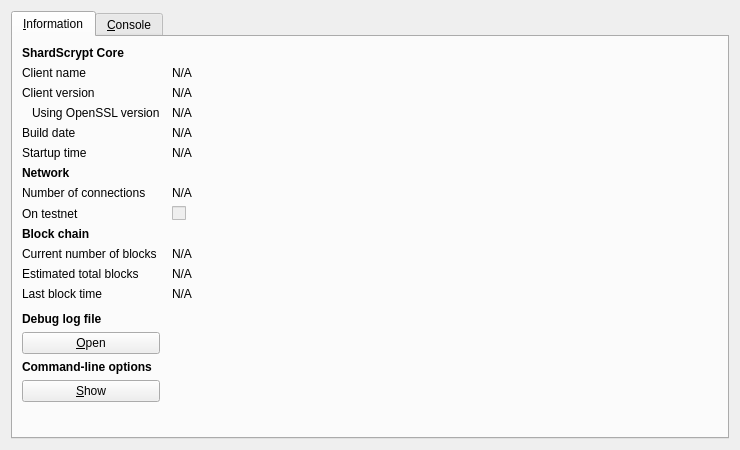
<?xml version="1.0" encoding="UTF-8"?>
<ui version="4.0">
 <class>RPCConsole</class>
 <widget class="QDialog" name="RPCConsole">
  <property name="geometry">
   <rect>
    <x>0</x>
    <y>0</y>
    <width>740</width>
    <height>450</height>
   </rect>
  </property>
  <property name="windowTitle">
   <string>ShardScrypt - Debug window</string>
  </property>
  <layout class="QVBoxLayout" name="verticalLayout_2">
   <item>
    <widget class="QTabWidget" name="tabWidget">
     <property name="currentIndex">
      <number>0</number>
     </property>
     <widget class="QWidget" name="tab_info">
      <attribute name="title">
       <string>&amp;Information</string>
      </attribute>
      <layout class="QGridLayout" name="gridLayout" columnstretch="0,1">
       <property name="horizontalSpacing">
        <number>12</number>
       </property>
       <item row="0" column="0">
        <widget class="QLabel" name="label_9">
         <property name="font">
          <font>
           <weight>75</weight>
           <bold>true</bold>
          </font>
         </property>
         <property name="text">
          <string>ShardScrypt Core</string>
         </property>
        </widget>
       </item>
       <item row="1" column="0">
        <widget class="QLabel" name="label_5">
         <property name="text">
          <string>Client name</string>
         </property>
        </widget>
       </item>
       <item row="1" column="1">
        <widget class="QLabel" name="clientName">
         <property name="cursor">
          <cursorShape>IBeamCursor</cursorShape>
         </property>
         <property name="text">
          <string>N/A</string>
         </property>
         <property name="textFormat">
          <enum>Qt::PlainText</enum>
         </property>
         <property name="textInteractionFlags">
          <set>Qt::LinksAccessibleByMouse|Qt::TextSelectableByKeyboard|Qt::TextSelectableByMouse</set>
         </property>
        </widget>
       </item>
       <item row="2" column="0">
        <widget class="QLabel" name="label_6">
         <property name="text">
          <string>Client version</string>
         </property>
        </widget>
       </item>
       <item row="2" column="1">
        <widget class="QLabel" name="clientVersion">
         <property name="cursor">
          <cursorShape>IBeamCursor</cursorShape>
         </property>
         <property name="text">
          <string>N/A</string>
         </property>
         <property name="textFormat">
          <enum>Qt::PlainText</enum>
         </property>
         <property name="textInteractionFlags">
          <set>Qt::LinksAccessibleByMouse|Qt::TextSelectableByKeyboard|Qt::TextSelectableByMouse</set>
         </property>
        </widget>
       </item>
       <item row="3" column="0">
        <widget class="QLabel" name="label_14">
         <property name="text">
          <string>Using OpenSSL version</string>
         </property>
         <property name="indent">
          <number>10</number>
         </property>
        </widget>
       </item>
       <item row="3" column="1">
        <widget class="QLabel" name="openSSLVersion">
         <property name="cursor">
          <cursorShape>IBeamCursor</cursorShape>
         </property>
         <property name="text">
          <string>N/A</string>
         </property>
         <property name="textFormat">
          <enum>Qt::PlainText</enum>
         </property>
         <property name="textInteractionFlags">
          <set>Qt::LinksAccessibleByMouse|Qt::TextSelectableByKeyboard|Qt::TextSelectableByMouse</set>
         </property>
        </widget>
       </item>
       <item row="4" column="0">
        <widget class="QLabel" name="label_12">
         <property name="text">
          <string>Build date</string>
         </property>
        </widget>
       </item>
       <item row="4" column="1">
        <widget class="QLabel" name="buildDate">
         <property name="cursor">
          <cursorShape>IBeamCursor</cursorShape>
         </property>
         <property name="text">
          <string>N/A</string>
         </property>
         <property name="textFormat">
          <enum>Qt::PlainText</enum>
         </property>
         <property name="textInteractionFlags">
          <set>Qt::LinksAccessibleByMouse|Qt::TextSelectableByKeyboard|Qt::TextSelectableByMouse</set>
         </property>
        </widget>
       </item>
       <item row="5" column="0">
        <widget class="QLabel" name="label_13">
         <property name="text">
          <string>Startup time</string>
         </property>
        </widget>
       </item>
       <item row="5" column="1">
        <widget class="QLabel" name="startupTime">
         <property name="cursor">
          <cursorShape>IBeamCursor</cursorShape>
         </property>
         <property name="text">
          <string>N/A</string>
         </property>
         <property name="textFormat">
          <enum>Qt::PlainText</enum>
         </property>
         <property name="textInteractionFlags">
          <set>Qt::LinksAccessibleByMouse|Qt::TextSelectableByKeyboard|Qt::TextSelectableByMouse</set>
         </property>
        </widget>
       </item>
       <item row="6" column="0">
        <widget class="QLabel" name="label_11">
         <property name="font">
          <font>
           <weight>75</weight>
           <bold>true</bold>
          </font>
         </property>
         <property name="text">
          <string>Network</string>
         </property>
        </widget>
       </item>
       <item row="7" column="0">
        <widget class="QLabel" name="label_7">
         <property name="text">
          <string>Number of connections</string>
         </property>
        </widget>
       </item>
       <item row="7" column="1">
        <widget class="QLabel" name="numberOfConnections">
         <property name="cursor">
          <cursorShape>IBeamCursor</cursorShape>
         </property>
         <property name="text">
          <string>N/A</string>
         </property>
         <property name="textFormat">
          <enum>Qt::PlainText</enum>
         </property>
         <property name="textInteractionFlags">
          <set>Qt::LinksAccessibleByMouse|Qt::TextSelectableByKeyboard|Qt::TextSelectableByMouse</set>
         </property>
        </widget>
       </item>
       <item row="8" column="0">
        <widget class="QLabel" name="label_8">
         <property name="text">
          <string>On testnet</string>
         </property>
        </widget>
       </item>
       <item row="8" column="1">
        <widget class="QCheckBox" name="isTestNet">
         <property name="enabled">
          <bool>false</bool>
         </property>
         <property name="text">
          <string/>
         </property>
        </widget>
       </item>
       <item row="9" column="0">
        <widget class="QLabel" name="label_10">
         <property name="font">
          <font>
           <weight>75</weight>
           <bold>true</bold>
          </font>
         </property>
         <property name="text">
          <string>Block chain</string>
         </property>
        </widget>
       </item>
       <item row="10" column="0">
        <widget class="QLabel" name="label_3">
         <property name="text">
          <string>Current number of blocks</string>
         </property>
        </widget>
       </item>
       <item row="10" column="1">
        <widget class="QLabel" name="numberOfBlocks">
         <property name="cursor">
          <cursorShape>IBeamCursor</cursorShape>
         </property>
         <property name="text">
          <string>N/A</string>
         </property>
         <property name="textFormat">
          <enum>Qt::PlainText</enum>
         </property>
         <property name="textInteractionFlags">
          <set>Qt::LinksAccessibleByMouse|Qt::TextSelectableByKeyboard|Qt::TextSelectableByMouse</set>
         </property>
        </widget>
       </item>
       <item row="11" column="0">
        <widget class="QLabel" name="label_4">
         <property name="text">
          <string>Estimated total blocks</string>
         </property>
        </widget>
       </item>
       <item row="11" column="1">
        <widget class="QLabel" name="totalBlocks">
         <property name="cursor">
          <cursorShape>IBeamCursor</cursorShape>
         </property>
         <property name="text">
          <string>N/A</string>
         </property>
         <property name="textFormat">
          <enum>Qt::PlainText</enum>
         </property>
         <property name="textInteractionFlags">
          <set>Qt::LinksAccessibleByMouse|Qt::TextSelectableByKeyboard|Qt::TextSelectableByMouse</set>
         </property>
        </widget>
       </item>
       <item row="12" column="0">
        <widget class="QLabel" name="label_2">
         <property name="text">
          <string>Last block time</string>
         </property>
        </widget>
       </item>
       <item row="12" column="1">
        <widget class="QLabel" name="lastBlockTime">
         <property name="cursor">
          <cursorShape>IBeamCursor</cursorShape>
         </property>
         <property name="text">
          <string>N/A</string>
         </property>
         <property name="textFormat">
          <enum>Qt::PlainText</enum>
         </property>
         <property name="textInteractionFlags">
          <set>Qt::LinksAccessibleByMouse|Qt::TextSelectableByKeyboard|Qt::TextSelectableByMouse</set>
         </property>
        </widget>
       </item>
       <item row="13" column="0">
        <spacer name="verticalSpacer_2">
         <property name="orientation">
          <enum>Qt::Vertical</enum>
         </property>
         <property name="sizeHint" stdset="0">
          <size>
           <width>20</width>
           <height>20</height>
          </size>
         </property>
        </spacer>
       </item>
       <item row="14" column="0">
        <widget class="QLabel" name="labelDebugLogfile">
         <property name="font">
          <font>
           <weight>75</weight>
           <bold>true</bold>
          </font>
         </property>
         <property name="text">
          <string>Debug log file</string>
         </property>
        </widget>
       </item>
       <item row="15" column="0">
        <widget class="QPushButton" name="openDebugLogfileButton">
         <property name="toolTip">
          <string>Open the ShardScrypt debug log file from the current data directory. This can take a few seconds for large log files.</string>
         </property>
         <property name="text">
          <string>&amp;Open</string>
         </property>
         <property name="autoDefault">
          <bool>false</bool>
         </property>
        </widget>
       </item>
       <item row="16" column="0">
        <widget class="QLabel" name="labelCLOptions">
         <property name="font">
          <font>
           <weight>75</weight>
           <bold>true</bold>
          </font>
         </property>
         <property name="text">
          <string>Command-line options</string>
         </property>
        </widget>
       </item>
       <item row="17" column="0">
        <widget class="QPushButton" name="showCLOptionsButton">
         <property name="toolTip">
          <string>Show the ShardScrypt-Qt help message to get a list with possible ShardScrypt command-line options.</string>
         </property>
         <property name="text">
          <string>&amp;Show</string>
         </property>
         <property name="autoDefault">
          <bool>false</bool>
         </property>
        </widget>
       </item>
       <item row="18" column="0">
        <spacer name="verticalSpacer">
         <property name="orientation">
          <enum>Qt::Vertical</enum>
         </property>
         <property name="sizeHint" stdset="0">
          <size>
           <width>20</width>
           <height>40</height>
          </size>
         </property>
        </spacer>
       </item>
      </layout>
     </widget>
     <widget class="QWidget" name="tab_console">
      <attribute name="title">
       <string>&amp;Console</string>
      </attribute>
      <layout class="QVBoxLayout" name="verticalLayout_3">
       <property name="spacing">
        <number>3</number>
       </property>
       <item>
        <widget class="QTextEdit" name="messagesWidget">
         <property name="minimumSize">
          <size>
           <width>0</width>
           <height>100</height>
          </size>
         </property>
         <property name="readOnly">
          <bool>true</bool>
         </property>
         <property name="tabKeyNavigation" stdset="0">
          <bool>false</bool>
         </property>
         <property name="columnCount" stdset="0">
          <number>2</number>
         </property>
        </widget>
       </item>
       <item>
        <layout class="QHBoxLayout" name="horizontalLayout">
         <property name="spacing">
          <number>3</number>
         </property>
         <item>
          <widget class="QLabel" name="label">
           <property name="text">
            <string notr="true">&gt;</string>
           </property>
          </widget>
         </item>
         <item>
          <widget class="QLineEdit" name="lineEdit"/>
         </item>
         <item>
          <widget class="QPushButton" name="clearButton">
           <property name="maximumSize">
            <size>
             <width>24</width>
             <height>24</height>
            </size>
           </property>
           <property name="toolTip">
            <string>Clear console</string>
           </property>
           <property name="text">
            <string/>
           </property>
           <property name="icon">
            <iconset resource="../bitcoin.qrc">
             <normaloff>:/icons/remove</normaloff>:/icons/remove</iconset>
           </property>
           <property name="shortcut">
            <string notr="true">Ctrl+L</string>
           </property>
           <property name="autoDefault">
            <bool>false</bool>
           </property>
          </widget>
         </item>
        </layout>
       </item>
      </layout>
     </widget>
    </widget>
   </item>
  </layout>
 </widget>
 <resources>
  <include location="../bitcoin.qrc"/>
 </resources>
 <connections/>
</ui>
